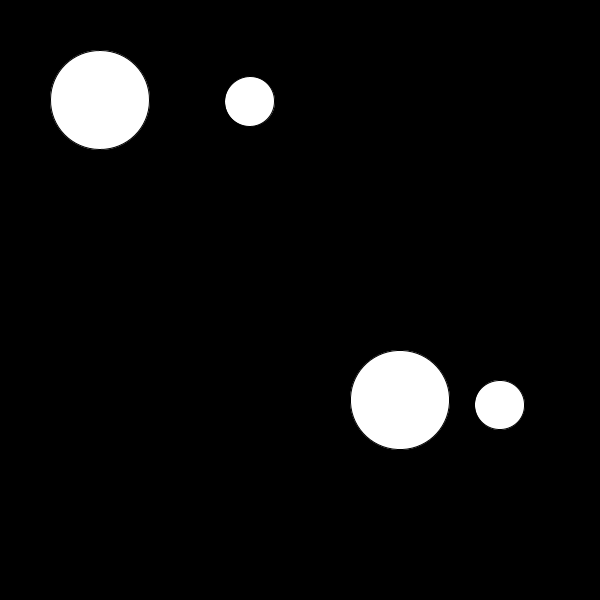
Frame 1 (no input)
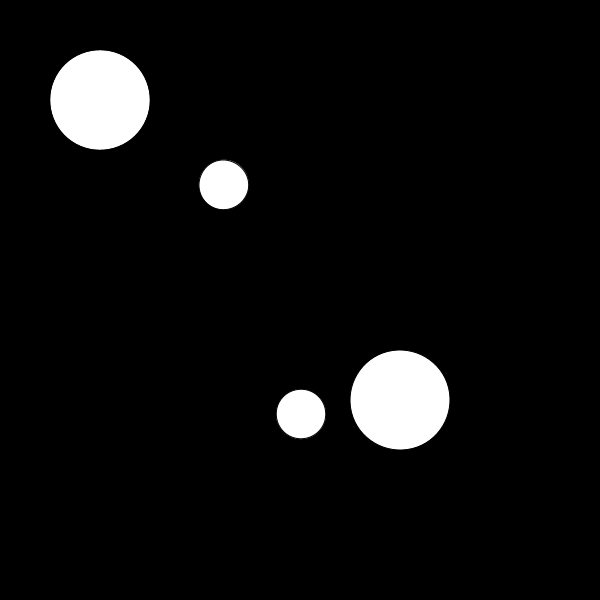
Frame 60 (the mouse pressed at the canvas centre just before this capture)
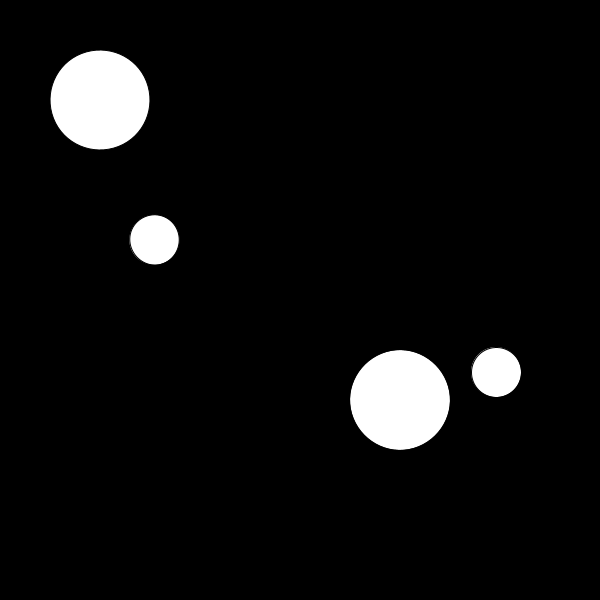
Frame 120 (the mouse held since frame 60 and released just before this capture)

The Processing sketch that drew these frames (run headless with seeded random() and noise(); from frame 60 on, the mouse is pressed at the canvas centre):

// Processing sketch: w14_03
// ── w14_03.pde
// this code draws an system where one ellipse rotates around another.
// replace this drawing code with a function that can be used to 
// draw the system repeatedly, like "drawSystem()". It should
// take arguments that allow parameters of the system to be customized,
// like the distance between each ellipse, the speed of rotation, and 
// the size of the ellipses.
// use your function to draw the system multiple times in the sketch
// as seen in the example gif.

void setup() {
  size(600, 600);
}

void draw() {
  background(0);
  
  drawSystem(100, 100, 0.01, 150);
  drawSystem(400, 400, 0.05, 100);
}

void drawSystem(float x, float y, float rate, float dist) {
  pushMatrix();
  translate(x, y);
  rotate(frameCount * rate);
  ellipse(0, 0, 100, 100);

  pushMatrix();
  translate(dist, 0);
  ellipse(0, 0, 50, 50);
  popMatrix();

  popMatrix();
}
